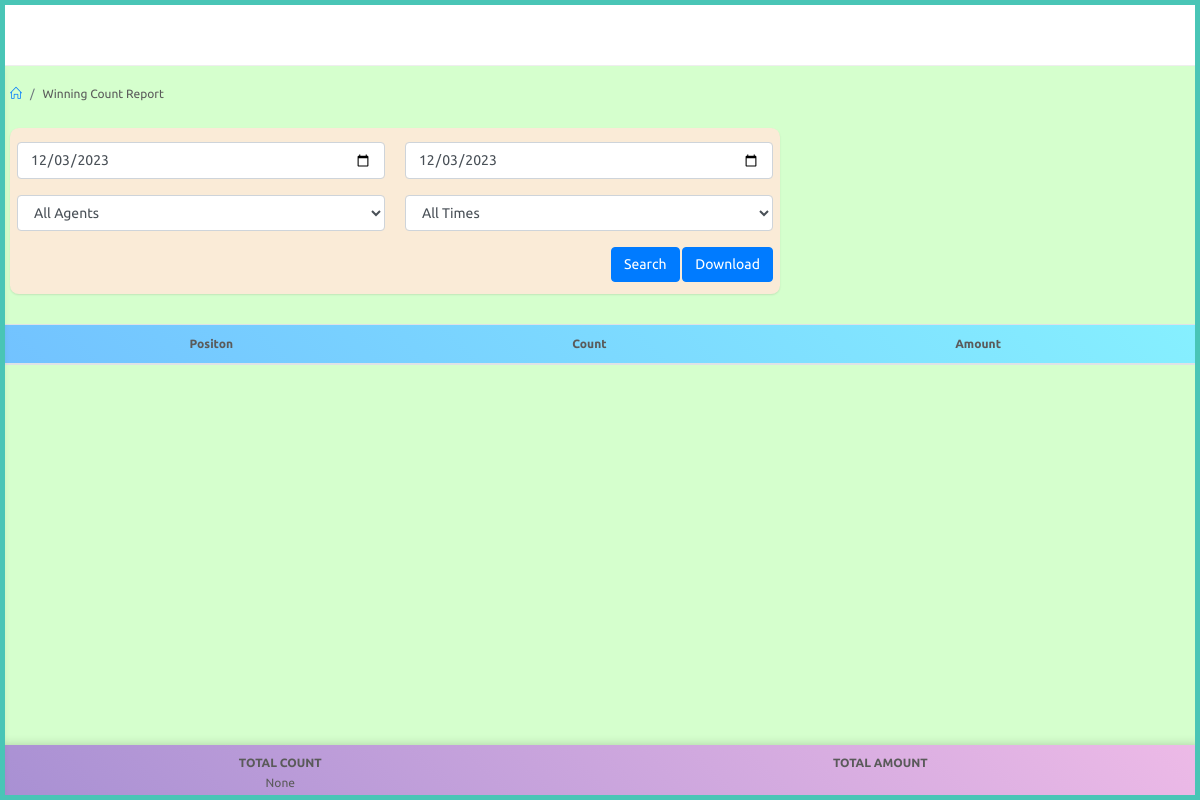
The page /adminapp/winningcount-report (signed in) on the database as committed earlier.
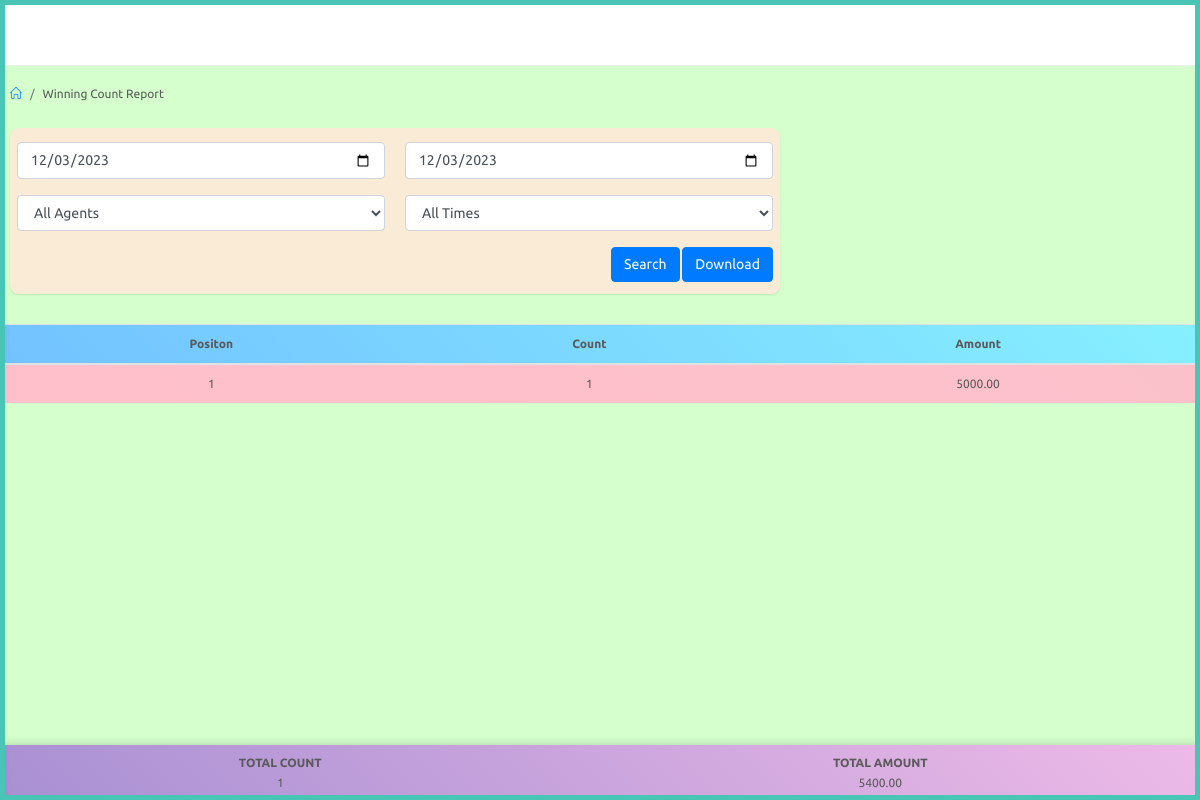
The same page on the database as committed later.
### adminapp/models.py (models this page shows, shortened)
class Winning(models.Model):
    date = models.DateField()
    time = models.ForeignKey(PlayTime,on_delete=models.CASCADE,null=True)
    agent = models.ForeignKey(Agent,on_delete=models.CASCADE,null=True)
    dealer = models.ForeignKey(Dealer,on_delete=models.CASCADE,null=True)
    bill = models.CharField(max_length=100)
    number = models.CharField(max_length=3)
    LSK = models.CharField(max_length=100)
    count = models.IntegerField()
    position = models.CharField(max_length=10)
    prize = models.DecimalField(max_digits=10, decimal_places=2)
    commission = models.DecimalField(max_digits=10, decimal_places=2)
    total = models.DecimalField(max_digits=10, decimal_places=2)
    prize_admin = models.DecimalField(max_digits=10, decimal_places=2,default=0)
    commission_admin = models.DecimalField(max_digits=10, decimal_places=2,default=0)
    total_admin = models.DecimalField(max_digits=10, decimal_places=2,default=0)

### adminapp/views.py (the view, shortened to what this page needs)
# urls.py: path('winningcount-report',views.winningcount_report,name="winningcount_report"),
@login_required
@admin_required
def winningcount_report(request):
    times = PlayTime.objects.filter().all().order_by('id')
    agents = Agent.objects.filter().all()
    ist = pytz.timezone('Asia/Kolkata')
    current_date = timezone.now().astimezone(ist).date()
    current_time = timezone.now().astimezone(ist).time()
    winnings = Winning.objects.filter(date=current_date).all()
    totals = Winning.objects.filter(date=current_date).aggregate(total_count=Sum('count'),total_prize=Sum('total'))
    selected_game_time = 'all times'
    context = {
        'times' : times,
        'agents' : agents,
        'winnings' : winnings,
        'totals' : totals,
        'selected_agent' : 'all',
        'selected_time' : 'all',
        'selected_game_time' : selected_game_time
    }
    return render(request,'adminapp/winningcount_report.html',context)

### templates/adminapp/winningcount_report.html (shortened to what the changed rows need)
{% extends 'adminapp/partials/base.html' %}
{% load static %}
{% block content %}
<div id="main-content">
            <div class="body">
                <div class="table-responsive">
                    <table class="table m-b-0" style="padding-left: 0px;padding-right: 0px;">
                        <thead>
                            <tr class="l-blue">
                                <th class="th">Positon</th>
                                <th class="th">Count</th>
                                <th class="th">Amount</th>
                            </tr>
                        </thead>
                        <tbody class="not-summary">
                            {% for winning in winnings %}
                            <tr class="l-pink">
                                <td class="td2">{{winning.position}}</td>
                                <td class="td3">{{winning.count}}</td>
                                <td class="td2">{{winning.prize|floatformat:2}}</td>
                            </tr>
                            {% endfor %}
                        </tbody>
                    </table>
                </div>
            </div>
    </div>
</div>
<nav class="navbar-bottom l-parpl" id="btotal">
    <table>
        <thead>
            <tr>
                <th class="th1">TOTAL COUNT</th>
                <th class="th1">TOTAL AMOUNT</th>
            </tr>
        </thead>
        <tbody>
            <tr>
                <td class="td1">{{totals.total_count}}</td>
                <td class="td1">{{totals.total_prize|floatformat:2}}</td>
            </tr>
        </tbody>
    </table>
</nav>
{% endblock %}

Rows that differ between the two databases and show on the page:
added Winning: position "1", count "1", prize "5000.00"
Other text that changed with them:
{{ totals.total_count }}: "None" → "1"
{{ totals.total_prize|floatformat:2 }}: (not shown) → "5400.00"
